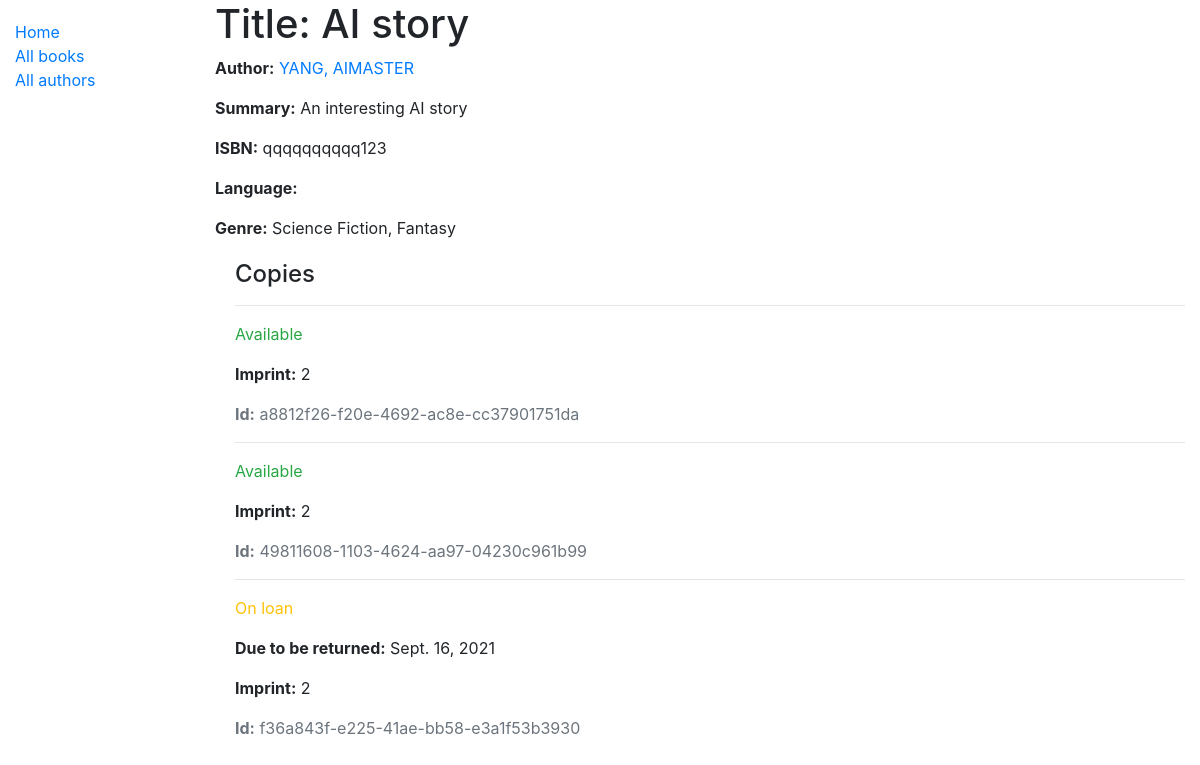
/catalog/book/1, run on the app's committed database.
### catalog/models.py (models this page shows, shortened)
class Book(models.Model):
    title = models.CharField(max_length=200)
    author = models.ForeignKey('Author', on_delete=models.SET_NULL, null=True)
    summary = models.TextField(max_length=1000, help_text='Enter a brief description of the book')
    isbn = models.CharField('ISBN', max_length=13, unique=True,
                             help_text='13 Character <a href="https://www.isbn-international.org/content/what-isbn">ISBN number</a>')
    genre = models.ManyToManyField(Genre, help_text='Select a genre for this book')
    def display_genre(self):
        """Create a string for the Genre. This is required to display genre in Admin."""
        return ', '.join(genre.name for genre in self.genre.all()[:3])
    display_genre.short_description = 'Genre'

class Author(models.Model):
    first_name = models.CharField(max_length=100)
    last_name = models.CharField(max_length=100)
    date_of_birth = models.DateField(null=True, blank=True)
    date_of_death = models.DateField('Died', null=True, blank=True)
    class Meta:
        ordering = ['last_name', 'first_name']
    def get_absolute_url(self):
        return reverse('author-detail', args=[str(self.id)])
    def __str__(self):
        return f'{self.last_name}, {self.first_name}'

class Genre(models.Model):
    name = models.CharField(max_length=200, help_text='Enter a book genre (e.g. Science Fiction)')
    def __str__(self):
        return self.name

class BookInstance(models.Model):
    id = models.UUIDField(primary_key=True, default=uuid.uuid4, help_text='Unique ID for this particular book across whole library')
    book = models.ForeignKey('Book', on_delete=models.RESTRICT, null=True)
    imprint = models.CharField(max_length=200)
    due_back = models.DateField(null=True, blank=True)
    LOAN_STATUS = (
        ('m', 'Maintenance'),
        ('o', 'On loan'),
        ('a', 'Available'),
        ('r', 'Reserved'),
    )
    status = models.CharField(
        max_length=1,
        choices=LOAN_STATUS,
        blank=True,
        default='m',
        help_text='Book availability',
    )
    class Meta:
        ordering = ['due_back']

### catalog/views.py (the view)
# urls.py: path('book/<int:pk>', views.BookDetailView.as_view(), name='book-detail'),
class BookDetailView(generic.DetailView):
    model = Book

### catalog/templates/catalog/book_detail.html
{% extends "base_generic.html" %}
{% block content %}
  <h1>Title: {{ book.title }}</h1>
  <p><strong>Author:</strong> <a href="{% url 'author-detail' book.author.pk %}">{{ book.author }}</a></p>
  <p><strong>Summary:</strong> {{ book.summary }}</p>
  <p><strong>ISBN:</strong> {{ book.isbn }}</p>
  <p><strong>Language:</strong> {{ book.language }}</p>
  <p><strong>Genre:</strong> {{ book.genre.all|join:", " }}</p>
  <div style="margin-left:20px;margin-top:20px">
    <h4>Copies</h4>
    {% for copy in book.bookinstance_set.all %}
      <hr>
      <p class="{% if copy.status == 'a' %}text-success{% elif copy.status == 'm' %}text-danger{% else %}text-warning{% endif %}">
        {{ copy.get_status_display }}
      </p>
      {% if copy.status != 'a' %}
        <p><strong>Due to be returned:</strong> {{ copy.due_back }}</p>
      {% endif %}
      <p><strong>Imprint:</strong> {{ copy.imprint }}</p>
      <p class="text-muted"><strong>Id:</strong> {{ copy.id }}</p>
    {% endfor %}
  </div>
{% endblock %}

### catalog/templates/base_generic.html (shortened to what this page needs)
<!DOCTYPE html>
<html lang="en">
<head>
  <link rel="stylesheet" href="https://cdn.jsdelivr.net/npm/bootstrap@4.5.3/dist/css/bootstrap.min.css">
  {% load static %}
  <link rel="stylesheet" href="{% static 'css/styles.css' %}">
</head>
<body>
  <div class="container-fluid">
    <div class="row">
      <div class="col-sm-2">
      {% block sidebar %}
        <ul class="sidebar-nav">
          <li><a href="{% url 'index' %}">Home</a></li>
          <li><a href="{% url 'books' %}">All books</a></li>
          <li><a href="{% url 'authors' %}">All authors</a></li>
        </ul>
     {% endblock %}
      </div>
      <div class="col-sm-10 ">{% block content %}{% endblock %}
      </div>
    </div>
  </div>
</body>
</html>

### catalog/static/css/styles.css (style rules this page uses)
.sidebar-nav { margin-top: 20px; padding: 0; list-style: none; }

### data on the page
Book: title "AI story", author "YANG, AIMASTER", summary "An interesting AI story", isbn "qqqqqqqqqq123", genre.all "Science Fiction, Fantasy"
BookInstance: status "Available", imprint "2", id "a8812f26-f20e-4692-ac8e-cc37901751da"
BookInstance: status "Available", imprint "2", id "49811608-1103-4624-aa97-04230c961b99"
BookInstance: status "On loan", due_back "Sept. 16, 2021", imprint "2", id "f36a843f-e225-41ae-bb58-e3a1f53b3930"
